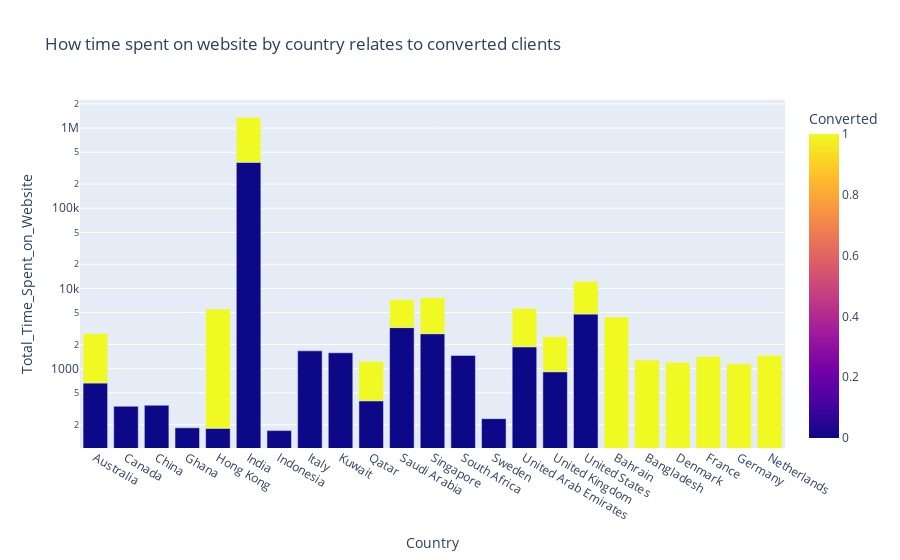

Notebook code for this chart:
### Code cell
df2=df.loc[:,['Total_Time_Spent_on_Website','TotalVisits','Converted','Country']].groupby(['Converted','Country']).sum().reset_index()
plot=px.bar(data_frame=df2,x='Country',y='Total_Time_Spent_on_Website',color='Converted', barmode='group', title='How time spent on website by country relates to converted clients',log_y=True)
plot.show()

### Figure 1 — Plotly figure (JSON) as saved in the notebook; plotly's stock layout.template omitted (floating-point values rounded to 4 significant figures)
{"data": [{"alignmentgroup": "True", "hovertemplate": "Country=%{x}<br>Total_Time_Spent_on_Website=%{y}<br>Converted=%{marker.color}<extra></extra>", "legendgroup": "", "marker": {"color": [0, 0, 0, 0, 0, 0, 0, 0, 0, 0, 0, 0, 0, 0, 0, 0, 0, 1, 1, 1, 1, 1, 1, 1, 1, 1, 1, 1, 1, 1, 1, 1], "coloraxis": "coloraxis", "pattern": {"shape": ""}}, "name": "", "offsetgroup": "", "orientation": "v", "showlegend": false, "textposition": "auto", "type": "bar", "x": ["Australia", "Canada", "China", "Ghana", "Hong Kong", "India", "Indonesia", "Italy", "Kuwait", "Qatar", "Saudi Arabia", "Singapore", "South Africa", "Sweden", "United Arab Emirates", "United Kingdom", "United States", "Australia", "Bahrain", "Bangladesh", "Denmark", "France", "Germany", "Hong Kong", "India", "Netherlands", "Qatar", "Saudi Arabia", "Singapore", "United Arab Emirates", "United Kingdom", "United States"], "xaxis": "x", "y": [663, 340, 350, 183, 181, 374663, 169, 1669, 1579, 398, 3254, 2731, 1465, 238, 1874, 916, 4802, 2082, 4411, 1279, 1200, 1418, 1150, 5377, 983899, 1467, 837, 4016, 4949, 3741, 1588, 7483], "yaxis": "y"}], "layout": {"autosize": true, "barmode": "group", "coloraxis": {"colorbar": {"title": {"text": "Converted"}}, "colorscale": [[0, "#0d0887"], [0.1111, "#46039f"], [0.2222, "#7201a8"], [0.3333, "#9c179e"], [0.4444, "#bd3786"], [0.5556, "#d8576b"], [0.6667, "#ed7953"], [0.7778, "#fb9f3a"], [0.8889, "#fdca26"], [1, "#f0f921"]]}, "legend": {"tracegroupgap": 0}, "title": {"text": "How time spent on website by country relates to converted clients"}, "xaxis": {"anchor": "y", "autorange": true, "domain": [0, 1], "range": [-0.5, 22.5], "title": {"text": "Country"}, "type": "category"}, "yaxis": {"anchor": "x", "autorange": true, "domain": [0, 1], "range": [2.011, 6.35], "title": {"text": "Total_Time_Spent_on_Website"}, "type": "log"}}}
